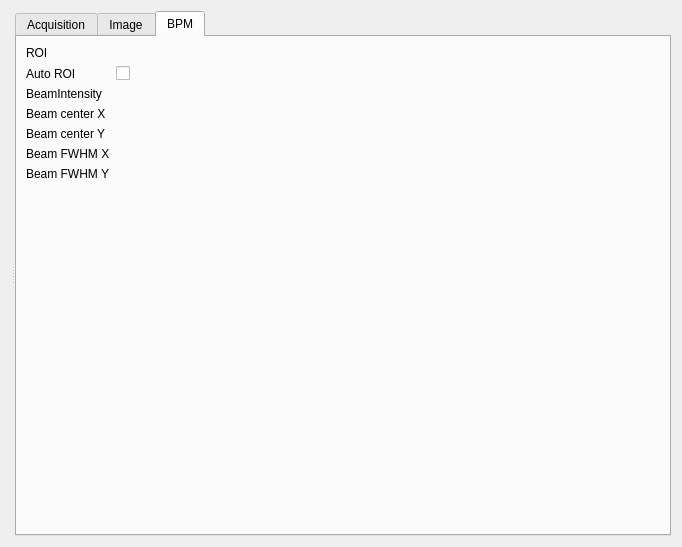
<?xml version="1.0" encoding="UTF-8"?>
<ui version="4.0">
 <class>Form</class>
 <widget class="QWidget" name="Form">
  <property name="geometry">
   <rect>
    <x>0</x>
    <y>0</y>
    <width>682</width>
    <height>547</height>
   </rect>
  </property>
  <property name="windowTitle">
   <string>Form</string>
  </property>
  <layout class="QVBoxLayout" name="verticalLayout_2">
   <item>
    <widget class="QSplitter" name="splitter">
     <property name="orientation">
      <enum>Qt::Horizontal</enum>
     </property>
     <widget class="QWidget" name="verticalLayoutWidget">
      <layout class="QVBoxLayout" name="cameraImageContainer"/>
     </widget>
     <widget class="QTabWidget" name="tabWidget">
      <property name="currentIndex">
       <number>2</number>
      </property>
      <widget class="QWidget" name="tab">
       <attribute name="title">
        <string>Acquisition</string>
       </attribute>
       <layout class="QFormLayout" name="formLayout">
        <property name="fieldGrowthPolicy">
         <enum>QFormLayout::AllNonFixedFieldsGrow</enum>
        </property>
        <item row="3" column="0">
         <widget class="QLabel" name="label">
          <property name="text">
           <string>Exposure time (ms)</string>
          </property>
         </widget>
        </item>
        <item row="3" column="1">
         <widget class="MAXLineEdit" name="acq_expo_time">
          <property name="inputMask">
           <string/>
          </property>
          <property name="model">
           <string>acq_expo_time</string>
          </property>
          <property name="useParentModel">
           <bool>false</bool>
          </property>
          <property name="autoApply">
           <bool>true</bool>
          </property>
         </widget>
        </item>
        <item row="2" column="1">
         <widget class="QCheckBox" name="acquire_checkbox">
          <property name="text">
           <string/>
          </property>
         </widget>
        </item>
        <item row="2" column="0">
         <widget class="QLabel" name="label_2">
          <property name="text">
           <string>Acquire images</string>
          </property>
         </widget>
        </item>
        <item row="5" column="0">
         <widget class="QLabel" name="label_3">
          <property name="text">
           <string>Trigger mode</string>
          </property>
         </widget>
        </item>
        <item row="0" column="0">
         <widget class="QLabel" name="label_4">
          <property name="text">
           <string>Camera type</string>
          </property>
         </widget>
        </item>
        <item row="0" column="1">
         <widget class="QLabel" name="camera_type_label">
          <property name="text">
           <string>TextLabel</string>
          </property>
         </widget>
        </item>
        <item row="5" column="1">
         <widget class="TaurusValueComboBox" name="trigger_mode_combobox">
          <property name="autoApply">
           <bool>true</bool>
          </property>
         </widget>
        </item>
        <item row="1" column="1">
         <widget class="TaurusLabel" name="acq_status_label"/>
        </item>
        <item row="1" column="0">
         <widget class="QLabel" name="label_7">
          <property name="text">
           <string>Status</string>
          </property>
         </widget>
        </item>
        <item row="4" column="1">
         <widget class="MAXLineEdit" name="gain_label"/>
        </item>
        <item row="4" column="0">
         <widget class="QLabel" name="label_16">
          <property name="text">
           <string>Gain</string>
          </property>
         </widget>
        </item>
       </layout>
      </widget>
      <widget class="QWidget" name="tab_2">
       <attribute name="title">
        <string>Image</string>
       </attribute>
       <layout class="QFormLayout" name="formLayout_2">
        <property name="fieldGrowthPolicy">
         <enum>QFormLayout::AllNonFixedFieldsGrow</enum>
        </property>
        <item row="1" column="0">
         <widget class="QLabel" name="label_5">
          <property name="text">
           <string>Image width</string>
          </property>
         </widget>
        </item>
        <item row="1" column="1">
         <widget class="TaurusLabel" name="image_width_label"/>
        </item>
        <item row="2" column="0">
         <widget class="QLabel" name="label_6">
          <property name="text">
           <string>Image height</string>
          </property>
         </widget>
        </item>
        <item row="2" column="1">
         <widget class="TaurusLabel" name="image_height_label"/>
        </item>
        <item row="4" column="0">
         <widget class="QLabel" name="label_9">
          <property name="text">
           <string>Rotation</string>
          </property>
         </widget>
        </item>
        <item row="4" column="1">
         <widget class="TaurusValueComboBox" name="image_rotation_combobox">
          <property name="autoApply">
           <bool>true</bool>
          </property>
         </widget>
        </item>
        <item row="3" column="0">
         <widget class="QLabel" name="label_8">
          <property name="text">
           <string>Binning</string>
          </property>
         </widget>
        </item>
        <item row="3" column="1">
         <widget class="QSpinBox" name="image_bin_spinbox">
          <property name="minimum">
           <number>1</number>
          </property>
         </widget>
        </item>
       </layout>
      </widget>
      <widget class="QWidget" name="tab_3">
       <attribute name="title">
        <string>BPM</string>
       </attribute>
       <layout class="QVBoxLayout" name="verticalLayout_3">
        <item>
         <layout class="QFormLayout" name="formLayout_3">
          <property name="fieldGrowthPolicy">
           <enum>QFormLayout::AllNonFixedFieldsGrow</enum>
          </property>
          <item row="0" column="0">
           <widget class="QLabel" name="label_10">
            <property name="text">
             <string>ROI</string>
            </property>
           </widget>
          </item>
          <item row="0" column="1">
           <widget class="TaurusLabel" name="roi_label"/>
          </item>
          <item row="1" column="0">
           <widget class="QLabel" name="label_15">
            <property name="text">
             <string>Auto ROI</string>
            </property>
           </widget>
          </item>
          <item row="1" column="1">
           <widget class="TaurusValueCheckBox" name="auto_roi_checkbox">
            <property name="text">
             <string/>
            </property>
            <property name="showText">
             <bool>false</bool>
            </property>
            <property name="autoApply">
             <bool>true</bool>
            </property>
           </widget>
          </item>
          <item row="3" column="0">
           <widget class="QLabel" name="label_17">
            <property name="text">
             <string>BeamIntensity</string>
            </property>
           </widget>
          </item>
          <item row="3" column="1">
           <widget class="TaurusLabel" name="taurusLabel">
            <property name="alignment">
             <set>Qt::AlignLeading|Qt::AlignLeft|Qt::AlignVCenter</set>
            </property>
           </widget>
          </item>
          <item row="4" column="0">
           <widget class="QLabel" name="label_11">
            <property name="text">
             <string>Beam center X</string>
            </property>
           </widget>
          </item>
          <item row="4" column="1">
           <widget class="TaurusLabel" name="beam_center_x_label">
            <property name="alignment">
             <set>Qt::AlignLeading|Qt::AlignLeft|Qt::AlignVCenter</set>
            </property>
           </widget>
          </item>
          <item row="5" column="0">
           <widget class="QLabel" name="label_12">
            <property name="text">
             <string>Beam center Y</string>
            </property>
           </widget>
          </item>
          <item row="5" column="1">
           <widget class="TaurusLabel" name="beam_center_y_label">
            <property name="alignment">
             <set>Qt::AlignLeading|Qt::AlignLeft|Qt::AlignVCenter</set>
            </property>
           </widget>
          </item>
          <item row="6" column="0">
           <widget class="QLabel" name="label_13">
            <property name="text">
             <string>Beam FWHM X</string>
            </property>
           </widget>
          </item>
          <item row="6" column="1">
           <widget class="TaurusLabel" name="beam_fwhm_x_label">
            <property name="alignment">
             <set>Qt::AlignLeading|Qt::AlignLeft|Qt::AlignVCenter</set>
            </property>
           </widget>
          </item>
          <item row="7" column="0">
           <widget class="QLabel" name="label_14">
            <property name="text">
             <string>Beam FWHM Y</string>
            </property>
           </widget>
          </item>
          <item row="7" column="1">
           <widget class="TaurusLabel" name="beam_fwhm_y_label">
            <property name="alignment">
             <set>Qt::AlignLeading|Qt::AlignLeft|Qt::AlignVCenter</set>
            </property>
           </widget>
          </item>
         </layout>
        </item>
        <item>
         <layout class="QVBoxLayout" name="bpm_layout"/>
        </item>
        <item>
         <spacer name="verticalSpacer">
          <property name="orientation">
           <enum>Qt::Vertical</enum>
          </property>
          <property name="sizeHint" stdset="0">
           <size>
            <width>20</width>
            <height>40</height>
           </size>
          </property>
         </spacer>
        </item>
       </layout>
      </widget>
     </widget>
    </widget>
   </item>
  </layout>
 </widget>
 <customwidgets>
  <customwidget>
   <class>TaurusLabel</class>
   <extends>QLabel</extends>
   <header>taurus.qt.qtgui.display</header>
  </customwidget>
  <customwidget>
   <class>TaurusValueLineEdit</class>
   <extends>QLineEdit</extends>
   <header>taurus.qt.qtgui.input</header>
  </customwidget>
  <customwidget>
   <class>MAXLineEdit</class>
   <extends>TaurusValueLineEdit</extends>
   <header>maxwidgets.input</header>
  </customwidget>
  <customwidget>
   <class>TaurusValueComboBox</class>
   <extends>QComboBox</extends>
   <header>taurus.qt.qtgui.input</header>
  </customwidget>
  <customwidget>
   <class>TaurusValueCheckBox</class>
   <extends>QCheckBox</extends>
   <header>taurus.qt.qtgui.input</header>
  </customwidget>
 </customwidgets>
 <resources/>
 <connections/>
</ui>
